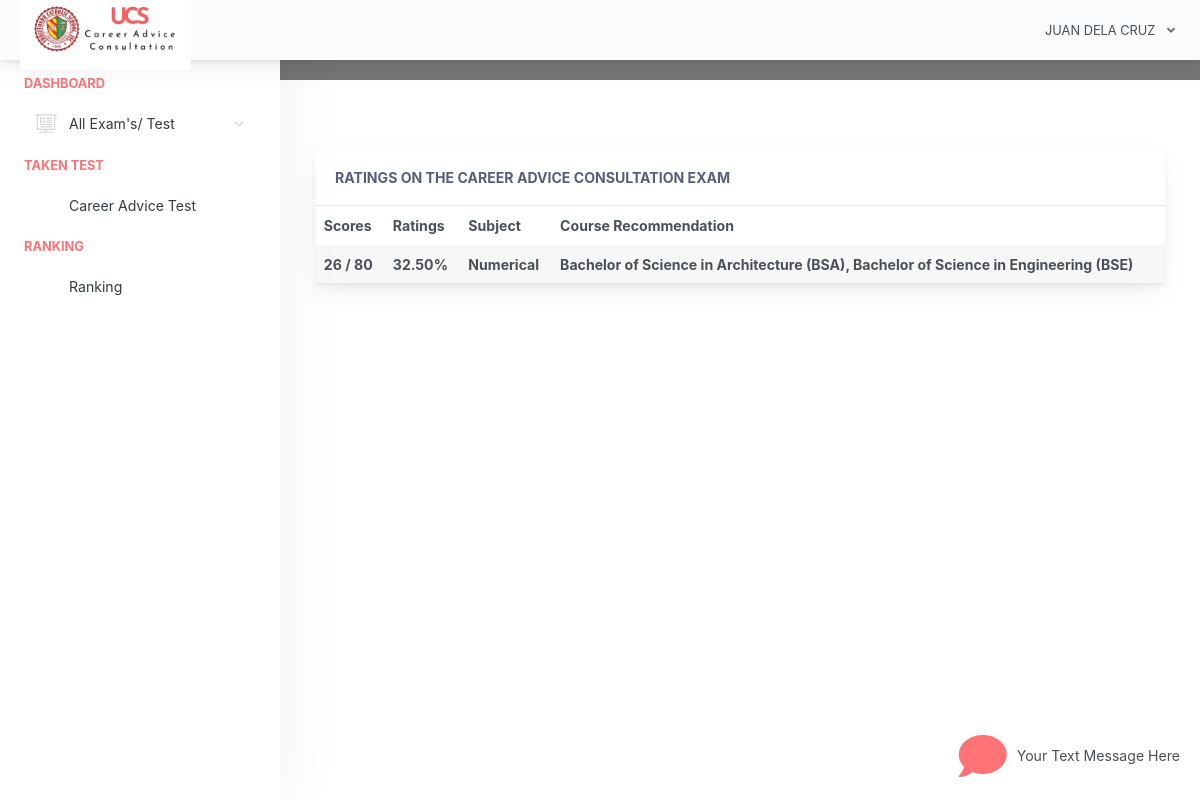
/home.php?page=examineeresult&id=28 (signed in), run on the app's committed database.
### tables this page shows
CREATE TABLE `examinee_tbl` (
  `exmne_id` int(11) NOT NULL,
  `exmne_fullname` varchar(1000) NOT NULL,
  `exmne_course` varchar(1000) NOT NULL,
  `exmne_gender` varchar(1000) NOT NULL,
  `exmne_birthdate` varchar(1000) NOT NULL,
  `exmne_year_level` varchar(1000) NOT NULL,
  `exmne_email` varchar(1000) NOT NULL,
  `exmne_password` varchar(1000) NOT NULL,
  `exmne_status` varchar(1000) NOT NULL DEFAULT 'active'
);

CREATE TABLE `exam_tbl` (
  `ex_id` int(11) NOT NULL,
  `cou_id` int(11) NOT NULL,
  `ex_title` varchar(1000) NOT NULL,
  `ex_time_limit` varchar(1000) NOT NULL,
  `ex_questlimit_display` int(11) NOT NULL,
  `ex_description` varchar(1000) NOT NULL,
  `ex_created` timestamp NOT NULL DEFAULT current_timestamp() ON UPDATE current_timestamp()
);

### query/selectData.php (called while the page is built, shortened)
<?php
$exmneId = $_SESSION['examineeSession']['exmne_id'];
$selExmneeData = $conn->query("SELECT * FROM examinee_tbl WHERE exmne_id='$exmneId' ")->fetch(PDO::FETCH_ASSOC);
 ?>

### pages/examineeresult.php (the view, shortened to what this page needs)
<?php
$examId = $_GET['id'];
$selExam = $conn->query("SELECT * FROM exam_tbl WHERE ex_id='$examId'")->fetch(PDO::FETCH_ASSOC);
?>
<link rel="stylesheet" type="text/css" href="css/mycss.css">
<div class="app-main__outer">
    <div class="app-main__inner">
        <div class="app-page-title">
        </div>
        <div class="col-md-12">
            <div class="main-card mb-3 card">
                <div class="card-header">Ratings on the Career Advice Consultation Exam</div>
                <div class="table-responsive">
                    <table class="align-middle mb-0 table table-borderless table-striped table-hover" id="tableList">
                        <thead>
                            <tr>
                                <th>Scores</th>
                                <th>Ratings</th>
                                <th>Subject</th>
                                <th>Course Recommendation</th>
                            </tr>
                        </thead>
                        <tbody>
                            <?php
                            $selScore = $conn->query("SELECT * FROM exam_question_tbl eqt INNER JOIN exam_answers ea ON eqt.eqt_id = ea.quest_id AND eqt.exam_answer = ea.exans_answer  WHERE ea.axmne_id='$exmneId' AND ea.exam_id='$examId' AND ea.exans_status='new' ");
                            $score = $selScore->rowCount();
                            $over = $selExam['ex_questlimit_display'];
                            $formattedAns = number_format(($score / $over * 100), 2);
                            $subject = "Please Contact";
                            if ($formattedAns >= 1.00 && $formattedAns <= 20.00) {
                                $subject = "Logic";
                            } elseif ($formattedAns >= 20.00 && $formattedAns <= 40.00) {
                                $subject = "Numerical";
                            } elseif ($formattedAns >= 40.00 && $formattedAns <= 60.00) {
                                $subject = "Grammar and Reading Comprehension";
                            } elseif ($formattedAns >= 60.00 && $formattedAns <= 80.00) {
                                $subject = "Clinical";
                            } elseif ($formattedAns >= 80.00 && $formattedAns <= 100.00) {
                                $subject = "Communications Skills";
                            }
                            $courseRecommendation = "Please Contact the";
                            if ($formattedAns >= 1.00 && $formattedAns <= 20.00) {
                                $courseRecommendation = "Bachelor of Science in Computer Science (BSCS), ".
                                " Bachelor of Science in Information Technology (BSIT)";
                            } elseif ($formattedAns >= 20.00 && $formattedAns <= 40.00) {
                                $courseRecommendation = "Bachelor of Science in Architecture (BSA), ".
                                "Bachelor of Science in Engineering (BSE)";
                            } elseif ($formattedAns >= 40.00 && $formattedAns <= 60.00) {
                                $courseRecommendation = "Bachelor of Elementary Education (BEE), ".
                                "Bachelor of Secondary Education (BSE) ";
                            } elseif ($formattedAns >= 60.00 && $formattedAns <= 80.00) {
                                $courseRecommendation = "Bachelor of Science in Nursing (BSN), ".
                                " Bachelor of Science in Pharmacy (BSP)";
                            } elseif ($formattedAns >= 80.00 && $formattedAns <= 100.00) {
                                $courseRecommendation = "Bachelor of Science in Tourism Management (BSTM),".
                                "Bachelor of Science in Hospitality Management (BSHM)";
                            }
                            ?>
                            <th><?php echo $score . " / " . $over; ?></th>
                            <th><?php echo $formattedAns . "%"; ?></th>
                            <th><?php echo $subject; ?></th>
                            <th><?php echo $courseRecommendation; ?></th>
                        </tbody>
                    </table>
                </div>
            </div>
        </div>
        <div class="chatbot-icon">
            <a href="./chatbot/index.php">
                <i class='fas fa-comment' style='font-size:48px;color: #FF7377'></i>
            </a>
            <div class="text-message">Your Text Message Here</div>
        </div>
    </div>
</div>

### includes/header.php (shortened to what this page needs)
<?php
  include("conn.php");
  include("query/selectData.php");
 ?>
<!doctype html>
<html lang="en">
<head>
    <link href="original.css" rel="stylesheet">
    <link href="css/sweetalert.css" rel="stylesheet">
</head>
<body id="body">
    <div class="app-container app-theme-white body-tabs-shadow fixed-sidebar fixed-header">
        <div class="app-header header-shadow">
            <div class="app-header__logo">
                <a href="home.php"><div class="logo-src"></div></a>
            </div>
                <div class="app-header__content">
                <div class="app-header-right">
                    <div class="header-btn-lg pr-0">
                        <div class="widget-content p-0">
                            <div class="widget-content-wrapper">
                                <div class="widget-content-left">
                                    <div class="btn-group">
                                        <a data-toggle="dropdown" aria-haspopup="true" aria-expanded="false" class="p-0 btn">
                                            <?php
                                                echo strtoupper($selExmneeData['exmne_fullname']);
                                             ?>
                                            <i class="fa fa-angle-down ml-2 opacity-8"></i>
                                        </a>
                                    </div>
                                </div>
                            </div>
                        </div>
                    </div>        </div>
            </div>
        </div>

### includes/sidebar.php (shortened to what this page needs)
<div class="app-sidebar sidebar-shadow">
        <div class="scrollbar-sidebar">
        <div class="app-sidebar__inner">
            <ul class="vertical-nav-menu">
                <li class="app-sidebar__heading">DASHBOARD</li>
                <li>
                <a href="">
                      <i class="metismenu-icon pe-7s-display2"></i>
                     All Exam's/ Test
                    <i class="metismenu-state-icon pe-7s-angle-down caret-left"></i>
                </a>
                </li>
                 <li class="app-sidebar__heading">TAKEN TEST</li>
                <li>
                  <?php
                    $selTakenExam = $conn->query("SELECT * FROM exam_tbl et INNER JOIN exam_attempt ea ON et.ex_id = ea.exam_id WHERE exmne_id='$exmneId' ORDER BY ea.examat_id  ");
                    if($selTakenExam->rowCount() > 0)
                    {
                        while ($selTakenExamRow = $selTakenExam->fetch(PDO::FETCH_ASSOC)) { ?>
                            <a href="home.php?page=result&id=<?php echo $selTakenExamRow['ex_id']; ?>" >
                                <?php echo $selTakenExamRow['ex_title']; ?>
                            </a>
                        <?php }
                    }
                    else
                    { ?>
                        <a href="#" class="pl-3">You are not taking exam yet</a>
                    <?php }
                   ?>
                </li>
            <li>
            <li class="app-sidebar__heading">RAnking</li>
            <li>
                    <li>
                    <?php
                    $selTakenExam = $conn->query("SELECT * FROM exam_tbl et INNER JOIN exam_attempt ea ON et.ex_id = ea.exam_id WHERE exmne_id='$exmneId' ORDER BY ea.examat_id  ");
                    if($selTakenExam->rowCount() > 0)
                    {
                        while ($selTakenExamRow = $selTakenExam->fetch(PDO::FETCH_ASSOC)) { ?>
                            <a href="home.php?page=examineeresult&id=<?php echo $selTakenExamRow['ex_id']; ?>" >
                                 Ranking
                            </a>
                        <?php }
                    }
                    else
                    { ?>
                        <a href="#" class="pl-3">You are not taking exam yet</a>
                    <?php }
                   ?>
                    </li>
                </li>
            </li>
            </ul>
        </div>
    </div>
</div>

### pages/examineeresult.php (style rules this page uses)
.chatbot-icon { position: fixed; bottom: 20px; right: 20px; display: flex; align-items: center; }
.text-message { margin-left: 10px; }

### data on the page
examinee_tbl: exmne_fullname "JUAN DELA CRUZ"
exam_tbl: ex_title "Career Advice Test", ex_questlimit_display "80", ex_questlimit_display "32.50", ex_questlimit_display "Numerical"

### other printed values
$score "26"
$courseRecommendation "Bachelor of Science in Architecture (BSA), Bachelor of Science in Engineering (BSE)"
